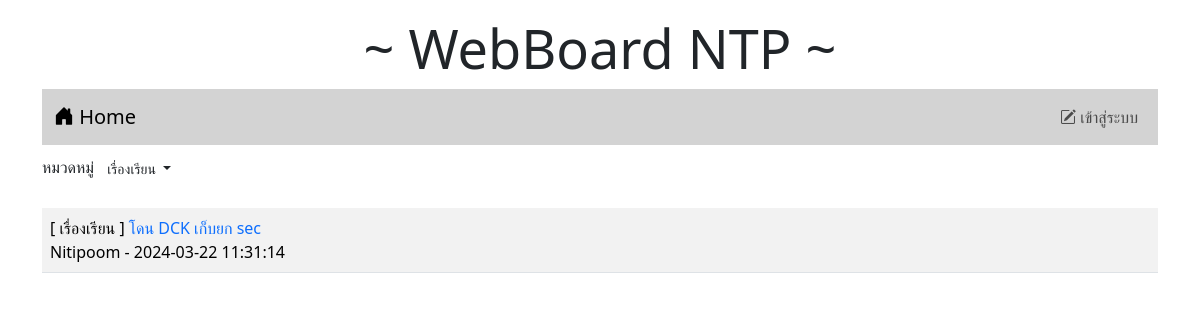
The app's page /index.php?id=2 with its own data.
### tables this page shows
CREATE TABLE `category` (
  `id` int(11) NOT NULL,
  `name` varchar(32) NOT NULL
);

CREATE TABLE `post` (
  `id` int(11) NOT NULL,
  `title` varchar(128) NOT NULL,
  `content` varchar(2048) NOT NULL,
  `post_date` datetime NOT NULL,
  `cat_id` int(11) NOT NULL,
  `user_id` int(11) NOT NULL
);

CREATE TABLE `user` (
  `id` int(11) NOT NULL,
  `login` varchar(32) NOT NULL,
  `password` varchar(64) NOT NULL,
  `name` varchar(64) NOT NULL,
  `gender` char(1) NOT NULL,
  `email` varchar(32) NOT NULL,
  `role` char(1) NOT NULL
);

### index.php (the view, shortened to what this page needs)
<!DOCTYPE html>
<html lang="en">
<head>
    <link rel="stylesheet" href="bootstrap-5.3.2-dist/css/bootstrap.min.css">
    <link rel="stylesheet" href="https://cdn.jsdelivr.net/npm/bootstrap-icons@1.11.3/font/bootstrap-icons.min.css">
</head>
<div class = "container-lg">
<h1 style="text-align: center;font-size: 54px;"class="mt-3">~ WebBoard NTP ~</h1>
</div>
<body class="container">
    <?php include('nav.php')?>
    <div class="my-2 d-flex justify-content-between">
        <div>
            <lable>หมวดหมู่</lable>
            <span class="dropdown">
                <?php
                    $conn=new PDO("mysql:host=localhost;dbname=webboard;charset=utf8","root","");
                ?>
                <button class="btn btn-white-50 btn-sm dropdown-toggle" type="button" data-bs-toggle="dropdown"
                    aria-expanded="false">
                        <?php
                        if(isset($_GET['id'])){
                        $sql="SELECT name FROM category WHERE id=$_GET[id]";
                        foreach($conn->query($sql)as $row)
                        echo "$row[name]";
                        }else{
                            echo "--ทั้งหมด--";
                        }
                        ?>
                </button>
                    <?php
                        $sql="SELECT * FROM category";
                    ?>
            </span>
        </div>
    </div>
    <table class="table table-striped mt-4 ">
        <?php
        $conn=new PDO("mysql:host=localhost;dbname=webboard;charset=utf8","root","");
        if(isset($_GET['id'])){
            $sql="SELECT t3.name,t1.title,t1.id,t2.login,t1.post_date,t2.id as 'user_id' FROM post as t1
            INNER JOIN user as t2 ON (t1.user_id=t2.id)
            INNER JOIN category as t3 ON (t1.cat_id=t3.id)
            WHERE t1.cat_id=$_GET[id]
            ORDER BY t1.post_date DESC" ;
        }else{
            $sql="SELECT t3.name,t1.title,t1.id,t2.login,t1.post_date,t2.id as 'user_id' FROM post as t1
            INNER JOIN user as t2 ON (t1.user_id=t2.id)
            INNER JOIN category as t3 ON (t1.cat_id=t3.id)
            ORDER BY t1.post_date DESC" ;
        }
        $result=$conn->query($sql);
        while($row=$result->fetch()){
            echo "<tr><td class='d-flex'>
            <div class='flex-grow-1'>[ $row[0] ]<a href=post.php?id=$row[2]
            style=text-decoration:none> $row[1]</a><br>$row[3] - $row[4]</div>";
        }
        ?>
    </table>
</body>
</html>

### records on screen
category: name "เรื่องเรียน"
post: category.name "เรื่องเรียน", title "โดน DCK เก็บยก sec", user.login "Nitipoom", post_date "2024-03-22 11:31:14"
